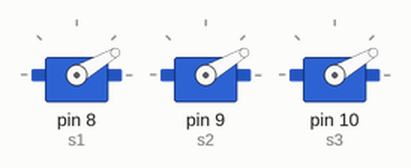
Recording of a sketch running on a simulated Arduino Uno, built with avr-gcc and run on an emulated ATmega328P. Parts: 3 × servo.

Above: at 5.05 s.
At 7.25 s:
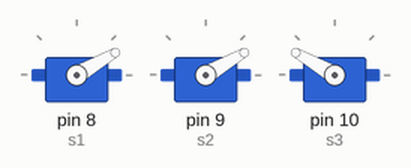
At 9.5 s:
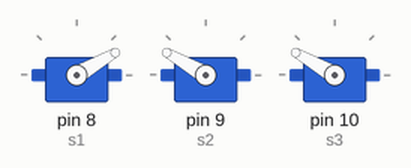
At 13.05 s:
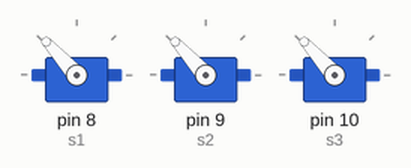
At 13.65 s:
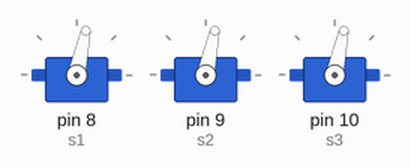
At 14.0 s:
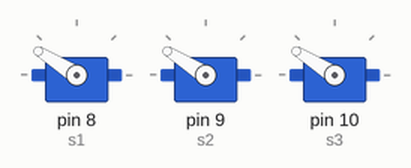
Timing chart, 0 to 16.7 s (numbered marks = the images above):
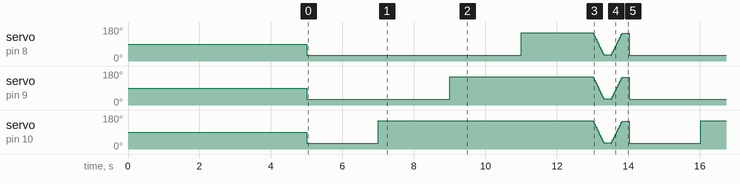

The sketch:

servo_check.ino
```cpp
#include<Servo.h>

Servo s1;
Servo s2;
Servo s3;

void setup() {
  pinMode(8,OUTPUT);
  pinMode(9,OUTPUT);
  pinMode(10,OUTPUT);
  s1.attach(8);
  s1.write(90);
  s2.attach(9);
  s2.write(90);
  s3.attach(10);
  s3.write(90);
  delay(5000);

}

void loop() {
  int i=0;

  s1.write(30);
  s2.write(30);
  s3.write(30);
  delay(2000);

  s1.write(30);
  s2.write(30);
  s3.write(150);
  delay(2000);

  s1.write(30);
  s2.write(150);
  s3.write(150);
  delay(2000);

  s1.write(150);
  s2.write(150);
  s3.write(150);
  delay(2000);


  for(i=150;i>30;i-=2)
  {
    s1.write(i);
    s2.write(i);
    s3.write(i);
    delay(5);
  }
  delay(200);

  for(i=30;i<150;i+=2)
  {
    s1.write(i);
    s2.write(i);
    s3.write(i);
    delay(5);
  }
  delay(200);

}
```

Measured:
- by itself, servo on pin 8 (s1), servo on pin 9 (s2), servo on pin 10 (s3): moves between 30° and 150°, repeating every 9.0 s
